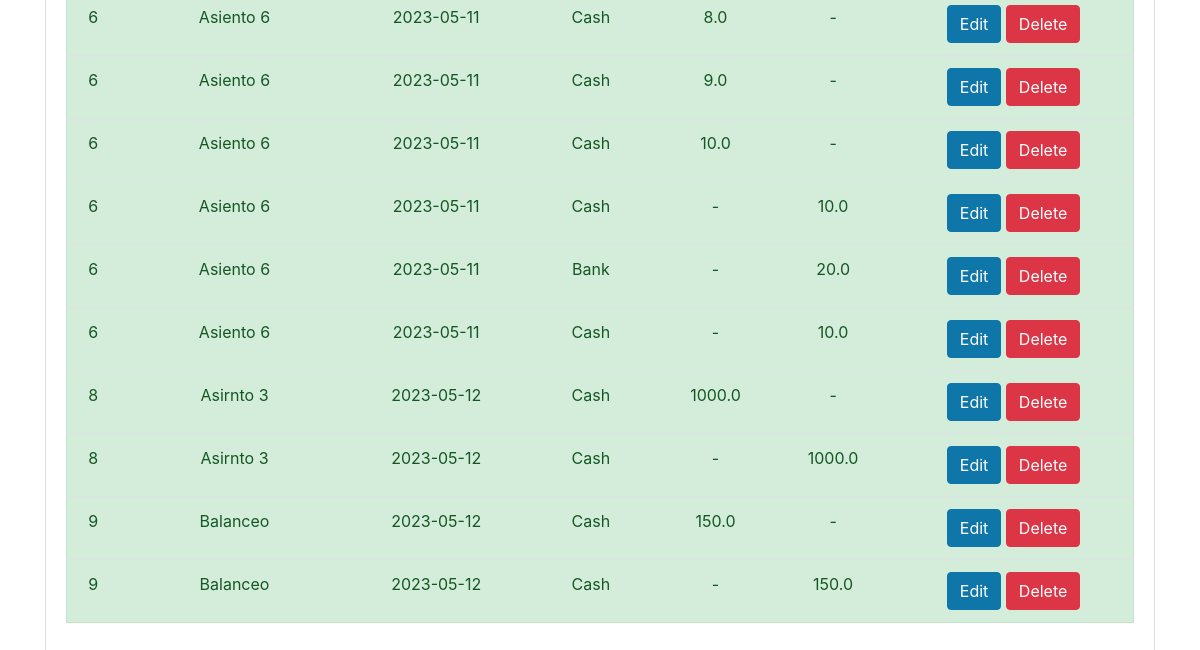
/ledgers/ (lower part), run on an earlier commit of the app's database.
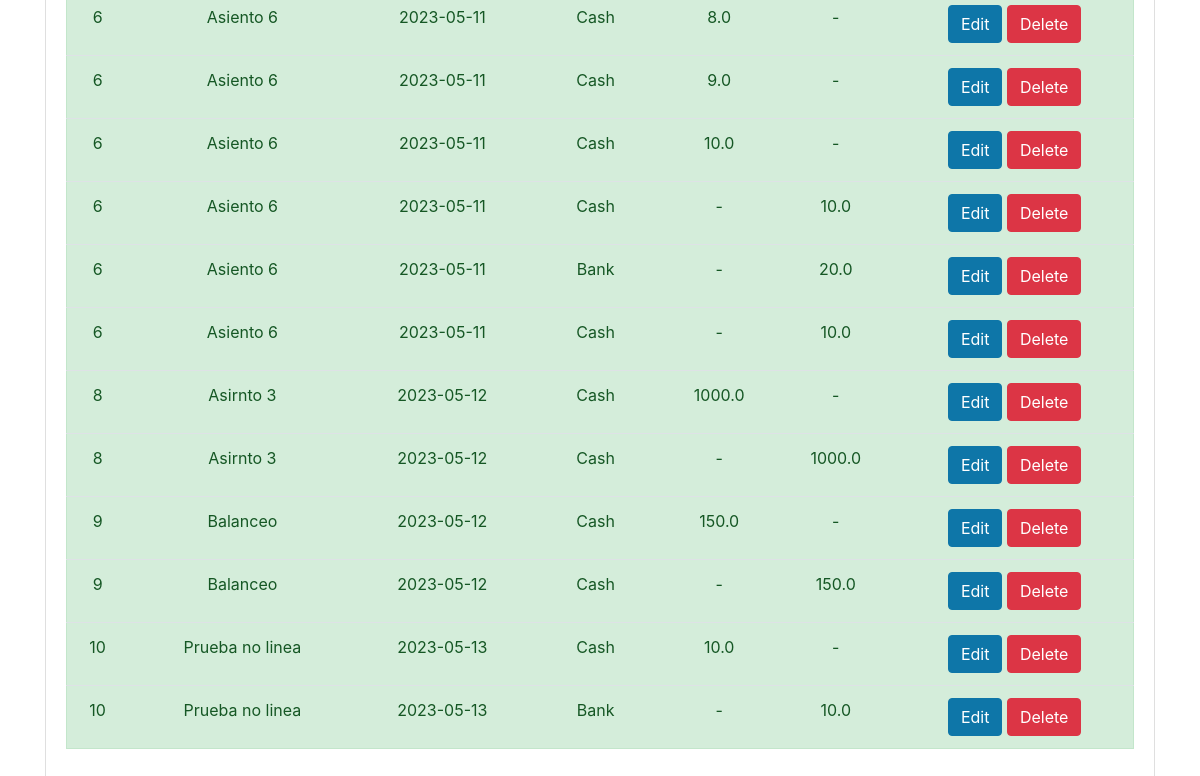
And on a later commit of the database.
### models.py (models this page shows)
class Ledgers(Base):
    __tablename__ = 'ledgers'
    id = Column(Integer, primary_key=True, index=True)
    description = Column(String)
    ledger_date = Column(Date)
    debits = Column(PickleType)
    credits = Column(PickleType)

### routers/ledgers.py (the view)
@router.get("/", response_class=HTMLResponse)
async def read_all_ledgers(request: Request, db: Session = Depends(get_db)):
    ledgers = db.query(Ledgers).all()
    return templates.TemplateResponse("home.html", {'request':request, 'ledgers': ledgers})

### templates/home.html (shortened to what this page needs)
{% include 'layout.html' %}
<div class="container">
    <div class="card text-center">
        <div class="card-body">
            <table class="table table-hover">
                <tbody>
                {% for ledger in ledgers %}
                    {% for debit in ledger.debits %}
                        <tr class="pointer alert alert-success">
                            <td>{{ledger.id}}</td>
                            <td>{{ledger.description}}</td>
                            <td>{{ledger.ledger_date}}</td>
                            <td>{{debit[0]}}</td>
                            <td>{{debit[1]}}</td>
                            <td>-</td>
                            <td>
                                <a href="edit_ledger/{{ledger.id}}" class="btn btn-primary">Edit</a>
                                <button onclick="window.location.href='/ledgers/delete/{{ledger.id}}'" type="button" class="btn btn-danger">Delete</button>
                            </td>
                        </tr>
                    {% endfor %}
                    {% for credit in ledger.credits %}
                        <tr class="pointer alert alert-success">
                            <td>{{ledger.id}}</td>
                            <td>{{ledger.description}}</td>
                            <td>{{ledger.ledger_date}}</td>
                            <td>{{credit[0]}}</td>
                            <td>-</td>
                            <td>{{credit[1]}}</td>
                            <td>
                                <a href="edit_ledger/{{ledger.id}}" class="btn btn-primary">Edit</a>
                                <button onclick="window.location.href='/ledgers/delete/{{ledger.id}}'" type="button" class="btn btn-danger">Delete</button>
                            </td>
                        </tr>
                    {% endfor %}
                {% endfor %}
                </tbody>
            </table>
        </div>
    </div>
</div>

### templates/layout.html (shortened to what this page needs)
<!DOCTYPE html>
<html lang="en">
<head>
    <link rel="stylesheet" type="text/css" href="{{ url_for('static', path='/ledgers/css/base.css') }}">
    <link rel="stylesheet" type="text/css" href="{{ url_for('static', path='/ledgers/css/bootstrap.css') }}">
</head>
<body>
</body>
</html>

### static/ledgers/css/base.css (style rules this page uses)
body { background: #fafafa; color: #33333a; padding-top: 70px; }

What changed in the data, as far as the page shows it:
added Ledgers: id "10", description "Prueba no linea", ledger_date "2023-05-13", debit "Cash", debit "10.0", id "10", description "Prueba no linea", ledger_date "2023-05-13", credit "Bank", credit "10.0"
